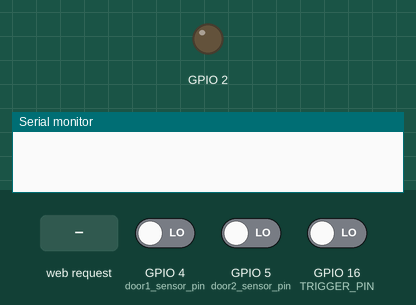
This sketch was run on a simulated ESP8266 (NodeMCU). Shown: output pins drawn as LEDs (lit = HIGH, except the on-board LED, lit = LOW), the last lines printed to the serial monitor. The inputs (shaded band) are chosen by the test bench; at power-on: GPIO 4 (door1_sensor_pin) LOW, GPIO 5 (door2_sensor_pin) LOW, GPIO 16 (TRIGGER_PIN) LOW. WiFi joins after 1.5 s; servers stay silent unless stated; pins used as bus, display or sensor lines are not drawn.

Above: at 0.7 s.
At 2.7 s:
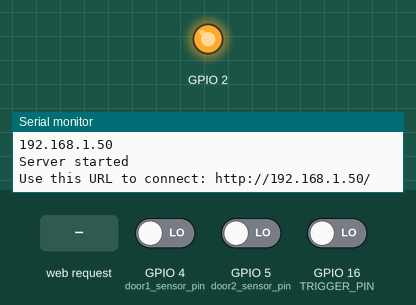
2.8 s: HTTP request GET /trigger=door1 received
Timing chart, 0 to 5.8 s (numbered marks = the images above; inputs shaded):
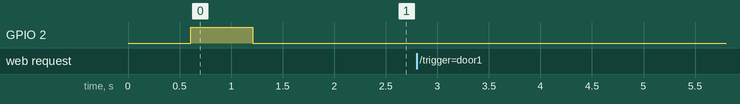

The sketch:

remote_garage.ino
```cpp
#include <ESP8266WiFi.h>          //https://github.com/esp8266/Arduino
#include <DNSServer.h>
#include <ESP8266WebServer.h>
#include <WiFiManager.h>          //https://github.com/tzapu/WiFiManager
#include <Ticker.h> //for LED status

Ticker ticker;
#define TRIGGER_PIN 16

int door1_trigger_pin = 14; // GPIO14
int door2_trigger_pin = 12; // GPIO12

int door1_sensor_pin = 4;
int door2_sensor_pin = 5;

int door1_state = 0;
int door2_state = 0;


long buttonTimer = 0;
long longPressTime = 5000;

boolean buttonActive = false;
boolean longPressActive = false;


WiFiServer server(80);


void tick()
{
  //toggle state
  int state = digitalRead(BUILTIN_LED);  // get the current state of GPIO1 pin
  digitalWrite(BUILTIN_LED, !state);     // set pin to the opposite state
}

void reset_wifi_config()
{
      WiFiManager wifiManager;
      wifiManager.resetSettings();
      Serial.println("Resetting!");
      ESP.restart();
}

void on_demand_wifi()
{
    ticker.attach(0.2, tick);
    //WiFiManager
    //Local intialization. Once its business is done, there is no need to keep it around
    WiFiManager wifiManager;

    if (!wifiManager.startConfigPortal("OnDemandAP")) {
    Serial.println("failed to connect and hit timeout");
    delay(3000);
    //reset and try again, or maybe put it to deep sleep
    ESP.reset();
    delay(5000);
    }
    Serial.println("connected...yeey :)");
    ticker.detach();

}

void check_for_button()
{
  if (digitalRead(TRIGGER_PIN) == HIGH) {
    if (buttonActive == false) {
      buttonActive = true;
      buttonTimer = millis();
    }
    if ((millis() - buttonTimer > longPressTime) && (longPressActive == false)) {
      //Code for the long press
      longPressActive = true;
      reset_wifi_config();
    }
  } else {
    if (buttonActive == true) {
      if (longPressActive == true) {
        longPressActive = false;
      } else {
        //Code for the short press
      on_demand_wifi();
      }
      buttonActive = false;
    }
  }
}


//gets called when WiFiManager enters configuration mode
void configModeCallback (WiFiManager *myWiFiManager) {
  Serial.println("Entered config mode");
  Serial.println(WiFi.softAPIP());
  //if you used auto generated SSID, print it
  Serial.println(myWiFiManager->getConfigPortalSSID());
  //entered config mode, make led toggle faster
  ticker.attach(0.2, tick);
}


void setup() {
  Serial.begin(115200);
  delay(10);

  pinMode(TRIGGER_PIN, INPUT);

  //set led pin as output
  pinMode(BUILTIN_LED, OUTPUT);
  // start ticker with 0.5 because we start in AP mode and try to connect
  ticker.attach(0.6, tick);

  //WiFiManager
  //Local intialization. Once its business is done, there is no need to keep it around
  WiFiManager wifiManager;
  //reset settings - for testing
  //wifiManager.resetSettings();

  //set callback that gets called when connecting to previous WiFi fails, and enters Access Point mode
  wifiManager.setAPCallback(configModeCallback);

  //fetches ssid and pass and tries to connect
  //if it does not connect it starts an access point with the specified name
  //here  "AutoConnectAP"
  //and goes into a blocking loop awaiting configuration
  if (!wifiManager.autoConnect()) {
    Serial.println("failed to connect and hit timeout");
    //reset and try again, or maybe put it to deep sleep
    ESP.reset();
    delay(1000);
  }

  //if you get here you have connected to the WiFi
  Serial.println("connected...yeey :)");
  Serial.println(WiFi.localIP());
  ticker.detach();
  //keep LED on
  digitalWrite(BUILTIN_LED, LOW);

  pinMode(door1_sensor_pin, INPUT);
  pinMode(door2_sensor_pin, INPUT);

  pinMode(door1_trigger_pin, OUTPUT);
  pinMode(door2_trigger_pin, OUTPUT);

  digitalWrite(door1_trigger_pin, LOW);
  digitalWrite(door2_trigger_pin, LOW);


  // Start the server
  server.begin();
  Serial.println("Server started");

  // Print the IP address
  Serial.print("Use this URL to connect: ");
  Serial.print("http://");
  Serial.print(WiFi.localIP());
  Serial.println("/");

}

void loop() {

  check_for_button();
  //check_for_reset();


  // Check if a client has connected
  WiFiClient client = server.available();
  if (!client) {
    return;
  }


  // Wait until the client sends some data
  //Serial.println("new client");
  while(!client.available()){
    delay(1);
  }

  // Read the first line of the request
  String request = client.readStringUntil('\r');
  //Serial.println(request);
  client.flush();

  // Match the request
  if (request.indexOf("/trigger=door1") != -1)  {
    digitalWrite(door1_trigger_pin, HIGH);
    delay(300);
    digitalWrite(door1_trigger_pin, LOW);
  }

  if (request.indexOf("/trigger=door2") != -1)  {
    digitalWrite(door2_trigger_pin, HIGH);
    delay(300);
    digitalWrite(door2_trigger_pin, LOW);
  }

  if (request.indexOf("/checkstatus") != -1)  {
      //do nothing
  }


  // Return the response
  client.println("HTTP/1.1 200 OK");
  client.println("Content-Type: text/html");
  client.println(""); //  do not forget this one
  client.println("<!DOCTYPE HTML>");
  client.println("<html -webkit-text-size-adjust: 100%;>");

  client.println("<a href=\"/trigger=door1\"\"><button style=\"font-size:100px;height:500px;width:470px\">Trigger <br> Door 1</button></a>");
  client.println("<a href=\"/trigger=door2\"\"><button style=\"font-size:100px;height:500px;width:470px\">Trigger <br> Door 2</button></a><br /><br />");
  client.println("<a href=\"/checkstatus\"\"><button style=\"font-size:40px;height:200px;width:940px\">Check Door Status</button></a><br />");

  //client.println("<body -webkit-text-size-adjust: 100%;></body>");

  door1_state = digitalRead(door1_sensor_pin);
  door2_state = digitalRead(door2_sensor_pin);


    if (door1_state == HIGH) {
      Serial.println("Door 1 open");
      client.println("<font size=\"100\" color=red>Door1 is now: Open</font><br />");
    } else {
      Serial.println("Door 1 closed");
      client.println("<font size=\"100\" color=green>Door1 is now: Closed</font><br />");
    }

    if (door2_state == HIGH) {
      Serial.println("Door 2 open");
      client.println("<font size=\"100\" color=red>Door2 is now: Open</font><br />");
    } else {
      Serial.println("Door 2 closed");
      client.println("<font size=\"100\" color=green>Door2 is now: Closed</font><br />");
    }


  client.println("</html>");

  delay(1);
  Serial.println("Client disonnected");
  Serial.println("");

}
```
